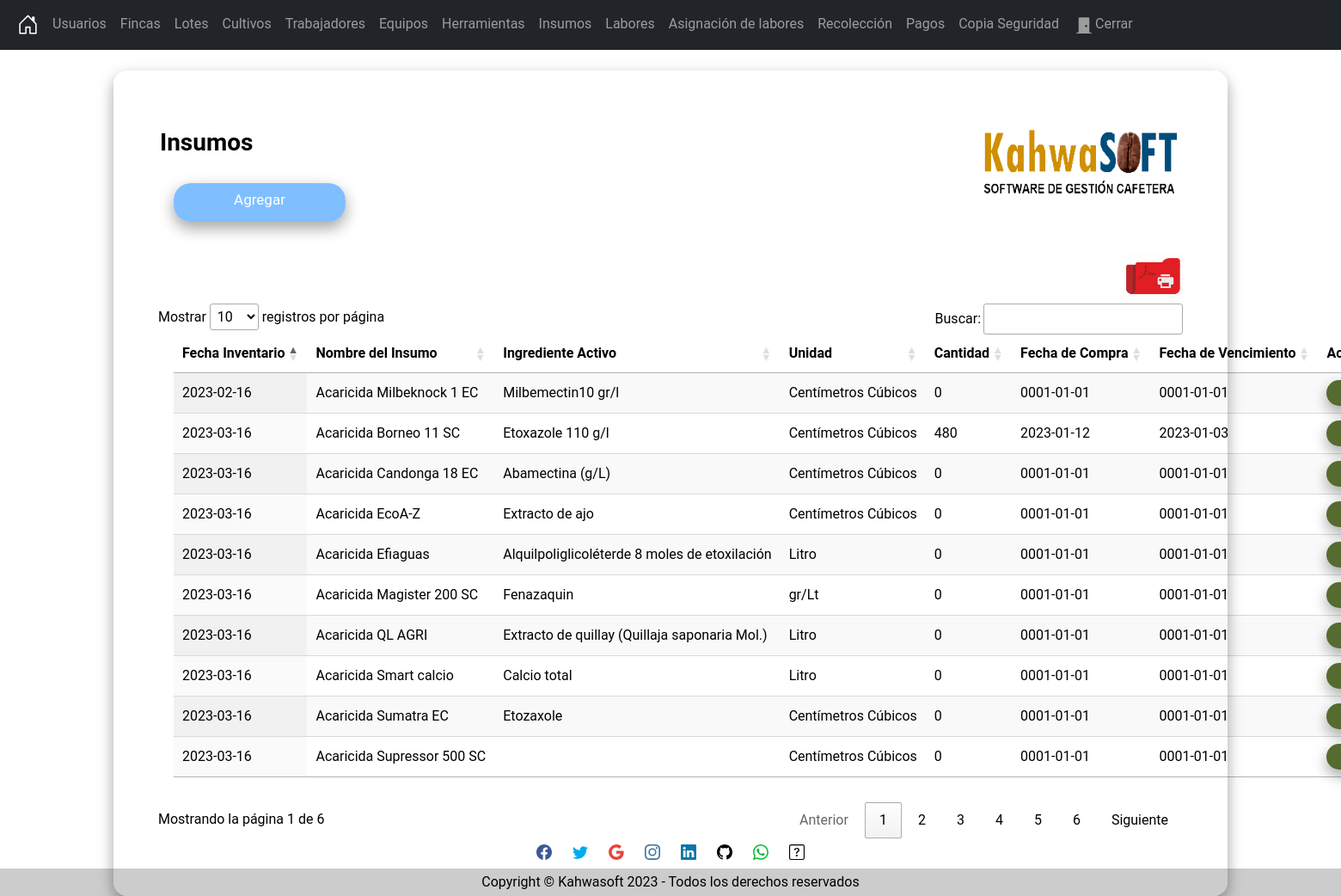
Page /secciones/Inventario/index.php (signed in) on the committed database.
### tables this page shows
CREATE TABLE `inventario` (
  `Id` int(11) NOT NULL AUTO_INCREMENT,
  `FechaInventario` date NOT NULL,
  `NombreInsumo` varchar(255) NOT NULL,
  `IngredienteActivo` varchar(255) NOT NULL,
  `Unidad` varchar(45) NOT NULL,
  `CantidadEnBodega` int(11) NOT NULL,
  `FechaDeCompra` date NOT NULL,
  `FechaDeVencimiento` date NOT NULL,
  PRIMARY KEY (`Id`),
  UNIQUE KEY `NombreInsumo` (`NombreInsumo`)
);

### secciones/Inventario/index.php (the view, shortened to what this page needs)
<?php
    include("../../bd.php");
    $sentencia = $conexion->prepare("SELECT * FROM `inventario`");
    $sentencia->execute();
    $inventario = $sentencia->fetchall(PDO::FETCH_ASSOC);
?>
<?php include("../../templates/header.php"); ?>
<br/>
    <div class="card">
        <div class="content">
            <div class="title">
                <h3 id="Titulo"><strong>Insumos</strong><img src="../../Img/Logo.png" width="230" height="80" align="right"></h3>
            </div>
            <div class="card-body">
                <a name="" id="btncrear" class="btn" title="Agregar" href="crear.php" role="button">Agregar</a>
                <div class="table-responsive-sm">
                    <table  id="tabla_id" class="display nowrap" style="width:100%">
                        <thead>
                            <tr>
                                <th scope="col">Fecha Inventario</th>
                                <th scope="col">Nombre del Insumo</th>
                                <th scope="col">Ingrediente Activo</th>
                                <th scope="col">Unidad</th>
                                <th scope="col">Cantidad</th>
                                <th scope="col">Fecha de Compra</th>
                                <th scope="col">Fecha de Vencimiento</th>
                                <th scope="col">Acciones</th>
                            </tr>
                        </thead>
                        <div> <a href="../../secciones/Inventario/reportePDF.php"><img src="../../Img/ImpresoraPDF.png" width="70" height="60" align="right" title="Exportar a PDF" href=""></a>
                        </div>
                        <tbody>
                            <?php foreach($inventario as $insumos) {?>
                                <tr class="">
                                    <td><?php echo $insumos['FechaInventario']; ?></td>
                                    <td><?php echo $insumos['NombreInsumo']; ?></td>
                                    <td><?php echo $insumos['IngredienteActivo'];?></td>
                                    <td><?php echo $insumos['Unidad'];?></td>
                                    <td><?php echo $insumos['CantidadEnBodega']; ?></td>
                                    <td><?php echo $insumos['FechaDeCompra'];?></td>
                                    <td><?php echo $insumos['FechaDeVencimiento'];?></td>
                                    <td> <a id="editar" class="btn" title="Editar" href="editar.php?txtID=<?php echo $insumos['Id']; ?>" role="button">Editar</a>
                                    </td>
                                </tr>
                            <?php }?>
                        </tbody>
                    </table>
                </div>
            </div>
        </div>
    </div>
<?php include("../../templates/footer.php"); ?>
<?php include("../../templates/socfooter.php"); ?>

### Css/Styles.css (style rules this page uses)
body { margin-bottom: 60px; margin: 0; padding: 0; background-image: url(../Img/Fondo.png); background-repeat: no-repeat; background-attachment: fixed; background-size: 100% 100%; font-family: 'Roboto', 'sans-serif'; height: 100vh; }
.card { width: 100%; max-width: 400%; color: #000000; padding: 50px 35px; border: 1px solid rgba(255,255, 255, 0.70); background: rgba(255, 255, 255, 0.70); border-radius: 16px; box-shadow: 0 8px 16px 0 rgba(0,0,0,0.2), 0 6px 20px 0 rgba(0,0,0,0.19); }
#btncrear { margin-top: 30px; background: rgba(0, 128, 255, 0.5); border-radius: 20px; box-shadow: 5px 5px #B2BABB; color: white; width: 200px; height: 45px; font-size: 17px; margin-top: 5px; margin-right: 5px; margin-bottom: 35px; margin-left: 18px; box-shadow: 0 8px 16px 0 rgba(0,0,0,0.2), 0 6px 20px 0 rgba(0,0,0,0.19); }
#Titulo { margin-top: 16px; margin-right: 20px; margin-bottom: 9px; margin-left: 18px; font-family: 'Roboto', sans-serif; }
#editar { background: rgb(85, 107, 47); border-radius: 20px; box-shadow: 0 8px 16px 0 rgba(0,0,0,0.2), 0 6px 20px 0 rgba(0,0,0,0.19); color: white; width: 70px; height: 30px; font-size: 10px; margin-right: 5px; }
#tabla_id { margin-top: 16px; margin-right: 20px; margin-bottom: 25px; margin-left: 18px; }

### rows in the picture
inventario: FechaInventario "2023-03-16", NombreInsumo "Acaricida Borneo 11 SC", IngredienteActivo "Etoxazole 110 g/l", Unidad "Centímetros Cúbicos", CantidadEnBodega "480", FechaDeCompra "2023-01-12", FechaDeVencimiento "2023-01-03"
inventario: FechaInventario "2023-03-16", NombreInsumo "Acaricida Candonga 18 EC", IngredienteActivo "Abamectina (g/L)", Unidad "Centímetros Cúbicos", CantidadEnBodega "0", FechaDeCompra "0001-01-01", FechaDeVencimiento "0001-01-01"
inventario: FechaInventario "2023-03-16", NombreInsumo "Acaricida EcoA-Z", IngredienteActivo "Extracto de ajo", Unidad "Centímetros Cúbicos", CantidadEnBodega "0", FechaDeCompra "0001-01-01", FechaDeVencimiento "0001-01-01"
inventario: FechaInventario "2023-03-16", NombreInsumo "Acaricida Efiaguas", IngredienteActivo "Alquilpoliglicoléterde 8 moles de etoxilación", Unidad "Litro", CantidadEnBodega "0", FechaDeCompra "0001-01-01", FechaDeVencimiento "0001-01-01"
inventario: FechaInventario "2023-03-16", NombreInsumo "Acaricida Magister 200 SC", IngredienteActivo "Fenazaquin", Unidad "gr/Lt", CantidadEnBodega "0", FechaDeCompra "0001-01-01", FechaDeVencimiento "0001-01-01"
inventario: FechaInventario "2023-02-16", NombreInsumo "Acaricida Milbeknock 1 EC", IngredienteActivo "Milbemectin10 gr/l", Unidad "Centímetros Cúbicos", CantidadEnBodega "0", FechaDeCompra "0001-01-01", FechaDeVencimiento "0001-01-01"
inventario: FechaInventario "2023-03-16", NombreInsumo "Acaricida QL AGRI", IngredienteActivo "Extracto de quillay (Quillaja saponaria Mol.)", Unidad "Litro", CantidadEnBodega "0", FechaDeCompra "0001-01-01", FechaDeVencimiento "0001-01-01"
inventario: FechaInventario "2023-03-16", NombreInsumo "Acaricida Smart calcio", IngredienteActivo "Calcio total", Unidad "Litro", CantidadEnBodega "0", FechaDeCompra "0001-01-01", FechaDeVencimiento "0001-01-01"
inventario: FechaInventario "2023-03-16", NombreInsumo "Acaricida Sumatra EC", IngredienteActivo "Etozaxole", Unidad "Centímetros Cúbicos", CantidadEnBodega "0", FechaDeCompra "0001-01-01", FechaDeVencimiento "0001-01-01"
inventario: FechaInventario "2023-03-16", NombreInsumo "Acaricida Supressor 500 SC", Unidad "Centímetros Cúbicos", CantidadEnBodega "0", FechaDeCompra "0001-01-01", FechaDeVencimiento "0001-01-01"
